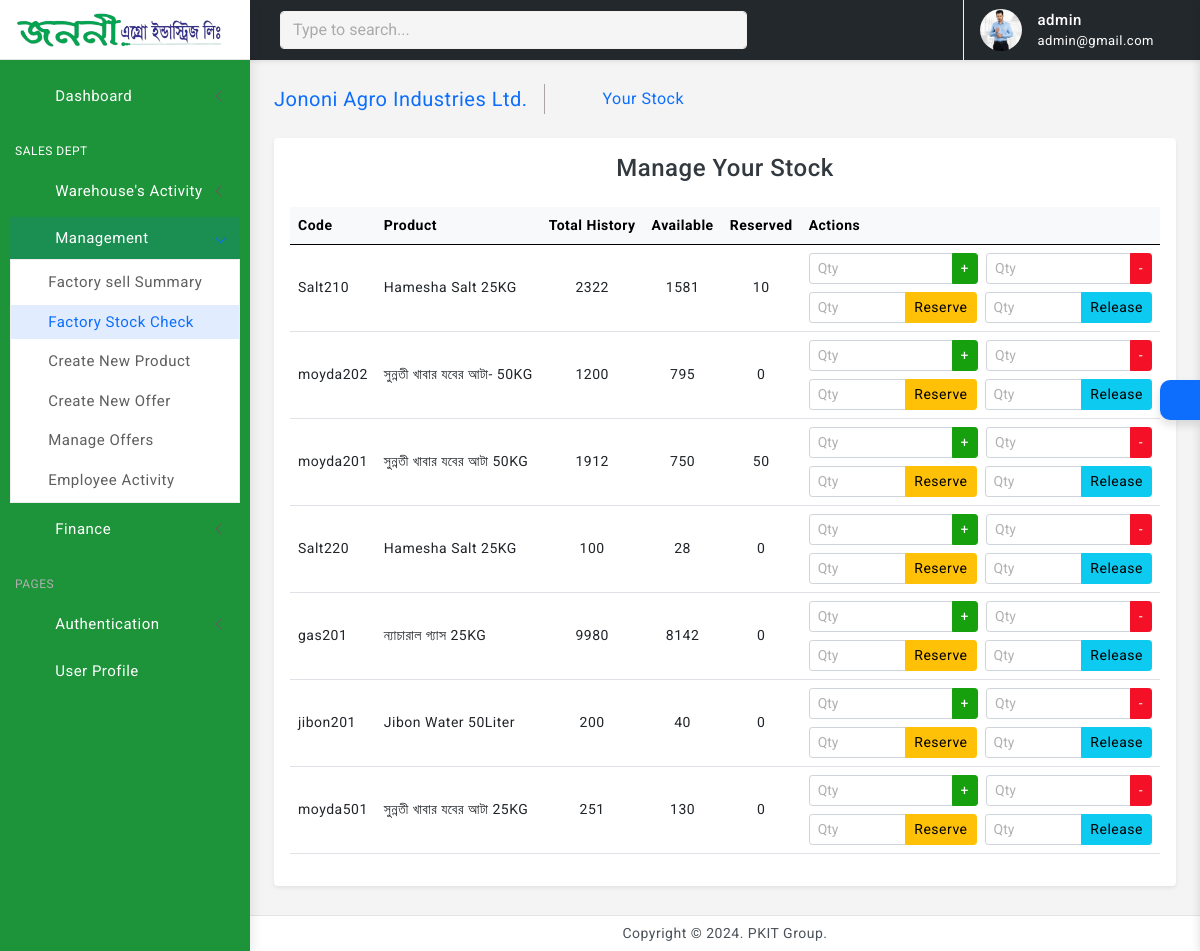
The page /stock/ (signed in) on the database its author committed.
### user/models.py (models this page shows, shortened)
class Profile(models.Model):
    customer = models.OneToOneField(User, on_delete=models.CASCADE)
    address = models.CharField(max_length=200)
    phone = models.CharField(max_length=50)
    image = models.ImageField(default='default.png', upload_to='profile_images')
    nid = models.CharField(max_length=20, unique=True, blank=True, null= True)
    title= models.CharField(max_length=40, blank=True, null= True)
    salary = models.DecimalField(max_digits=10, decimal_places=2, blank=True, null= True)
    joining_date = models.DateField(blank=True, null= True)
    HEAD_OFFICE = 'HEAD_OFFICE'
    FACTORY = 'FACTORY'
    OTHERS='OTHERS'
    JOB_LOCATION_CHOICES = [
        (HEAD_OFFICE, 'Head Office'),
        (FACTORY, 'Factory'),
        (OTHERS, 'others'),
    ]
    job_location = models.CharField(max_length=20, choices=JOB_LOCATION_CHOICES, blank=True, null= True)
    zones = models.ManyToManyField(Zone, blank=True, verbose_name="Dealer Zones")
    products = models.ManyToManyField(Product, blank=True, verbose_name="Dealer Products")

### dashboard/models.py (models this page shows, shortened)
class Stock(models.Model):
    customer = models.ForeignKey(User, on_delete=models.CASCADE, null=True, verbose_name="Customer")
    created_at = models.DateTimeField(auto_now_add=True, verbose_name="Created At")
    updated_at = models.DateTimeField(auto_now=True, verbose_name="Updated At")

class StockItem(models.Model):
    stock = models.ForeignKey(Stock, on_delete=models.CASCADE, related_name="stock_items", verbose_name="Stock")
    product = models.ForeignKey(Product, on_delete=models.CASCADE, verbose_name="Product")
    available_stock = models.PositiveIntegerField(default=0, verbose_name="Available Stock")
    reserved_stock = models.PositiveIntegerField(default=0, verbose_name="Reserved Stock")
    count_stock = models.PositiveIntegerField(default=0, verbose_name="Total Count Stock")
    last_updated = models.DateTimeField(auto_now=True, verbose_name="Last Updated")

class Product(models.Model):
    department = models.ForeignKey(Department, on_delete=models.CASCADE, verbose_name="Dept/Company")
    name = models.CharField(max_length=200, verbose_name="Product Name")
    product_code = models.CharField(max_length=100, unique=True, verbose_name="Product Code")
    product_dp = models.DecimalField(max_digits=10, decimal_places=2, verbose_name="Product DP")
    product_tp = models.DecimalField(max_digits=10, decimal_places=2, verbose_name="Product TP")
    product_mrp = models.DecimalField(max_digits=10, decimal_places=2, verbose_name="Product MRP")
    product_sku = models.CharField(max_length=100, verbose_name="Product SKU")
    product_factor = models.DecimalField(max_digits=10, decimal_places=2, verbose_name="Product Factor")
    product_details = models.TextField(verbose_name="Product Details", blank=True, null=True)
    stock_quantity = models.PositiveIntegerField(null=True, blank= True)

### dashboard/decorators.py (the view)
        def wrapper(request, *args, **kwargs):
            group = None
            if request.user.groups.exists():
                group = request.user.groups.all()[0].name
            if group in allowed_roles:
                return view_func(request, *args, **kwargs)
            else:
                return HttpResponse('You are not authorized to view this page')

### owner/views.py (called while the page is built)
@login_required(login_url='user-login')
@allowed_users(allowed_roles=['Admin'])
def admin_stocks(request):
    stocks = Stock.objects.filter(customer=request.user).prefetch_related('stock_items')
    is_admin = request.user.groups.filter(name='Admin').exists()
    is_finance = request.user.groups.filter(name='Finance').exists()
    context = {
        'stocks': stocks,
        'is_admin': is_admin,
        'is_finance': is_finance,
    }
    return render(request, 'admin/admin_stocks.html', context)

### owner/templates/admin/admin_stocks.html (shortened to what this page needs)
{% extends 'partials/base0.html' %}
{% block content %}
<div class="page-wrapper">
    <div class="page-content">
        <div class="page-breadcrumb d-none d-sm-flex align-items-center mb-4">
            <div class="breadcrumb-title pe-3 text-primary">Jononi Agro Industries Ltd.</div>
            <div class="ps-3">
                <nav aria-label="breadcrumb">
                    <ol class="breadcrumb mb-0 p-0">
                        <li class="breadcrumb-item"><a href="#" class="text-dark"><i class="bx bx-home-alt"></i></a></li>
                        <li class="breadcrumb-item active text-primary" aria-current="page">Your Stock</li>
                    </ol>
                </nav>
            </div>
        </div>
        <div class="card shadow-sm">
            <div class="card-body">
                <h4 class="card-title mb-4 text-center">Manage Your Stock</h4>
                {% if stocks %}
                    <div>
                        {% for stock in stocks %}
                        <div>
                            <div>
                                <div class="table-responsive">
                                    <table class="table table-hover align-middle">
                                        <thead class="table-light">
                                            <tr>
                                                <th>Code</th>
                                                <th>Product</th>
                                                <th class="text-center">Total History</th>
                                                <th class="text-center">Available</th>
                                                <th class="text-center">Reserved</th>
                                                <th>Actions</th>
                                            </tr>
                                        </thead>
                                        <tbody>
                                            {% for item in stock.stock_items.all %}
                                            <tr>
                                                <td>{{ item.product.product_code }}</td>
                                                <td>{{ item.product.name }}</td>
                                                <td class="text-center">{{ item.count_stock }}</td>
                                                <td class="text-center">{{ item.available_stock }}</td>
                                                <td class="text-center">{{ item.reserved_stock }}</td>
                                                <td>
                                                    <div class="d-flex gap-2">
                                                        <form method="POST" action="{% url 'manage_stock' %}" class="d-inline">
                                                            <div class="input-group input-group-sm">
                                                                <input type="number" name="quantity" class="form-control" placeholder="Qty" required>
                                                                <button type="submit" class="btn btn-success">+</button>
                                                            </div>
                                                        </form>
                                                        <form method="POST" action="{% url 'manage_stock' %}" class="d-inline">
                                                            <div class="input-group input-group-sm">
                                                                <input type="number" name="quantity" class="form-control" placeholder="Qty" required>
                                                                <button type="submit" class="btn btn-danger">-</button>
                                                            </div>
                                                        </form>
                                                    </div>
                                                    <div class="d-flex gap-2 mt-2">
                                                        <form method="POST" action="{% url 'manage_stock' %}" class="d-inline">
                                                            <div class="input-group input-group-sm">
                                                                <input type="number" name="quantity" class="form-control" placeholder="Qty" required>
                                                                <button type="submit" class="btn btn-warning">Reserve</button>
                                                            </div>
                                                        </form>
                                                        <form method="POST" action="{% url 'manage_stock' %}" class="d-inline">
                                                            <div class="input-group input-group-sm">
                                                                <input type="number" name="quantity" class="form-control" placeholder="Qty" required>
                                                                <button type="submit" class="btn btn-info">Release</button>
                                                            </div>
                                                        </form>
                                                    </div>
                                                </td>
                                            </tr>
                                            {% endfor %}
                                        </tbody>
                                    </table>
                                </div>
                            </div>
                        </div>
                        {% endfor %}
                    </div>
                {% else %}
                    <p class="text-center text-danger">No stock items available.</p>
                {% endif %}
            </div>
        </div>
    </div>
</div>
{% endblock %}

### templates/partials/base0.html (shortened to what this page needs)
<!doctype html>
<html lang="en">
{% load static %}
<head>
	<link href="{% static 'assets/plugins/vectormap/jquery-jvectormap-2.0.2.css' %}" rel="stylesheet"/>
	<link href="{% static 'assets/plugins/simplebar/css/simplebar.css' %}" rel="stylesheet" />
	<link href="{% static 'assets/plugins/perfect-scrollbar/css/perfect-scrollbar.css' %}" rel="stylesheet" />
	<link href="{% static 'assets/plugins/metismenu/css/metisMenu.min.css' %}" rel="stylesheet" />
	<link href="{% static 'assets/css/pace.min.css' %}" rel="stylesheet" />
	<link href="{% static 'assets/css/bootstrap.min.css' %}" rel="stylesheet">
	<link href="{% static 'assets/css/app.css' %}" rel="stylesheet">
	<link href="{% static 'assets/css/icons.css' %}" rel="stylesheet">
	<link rel="stylesheet" href="{% static 'assets/css/dark-theme.css' %}" />
	<link rel="stylesheet" href="{% static 'assets/css/semi-dark.css' %}" />
	<link rel="stylesheet" href="{% static 'assets/css/header-colors.css' %}" />
		<link rel="stylesheet" href="https://use.fontawesome.com/releases/v5.15.2/css/all.css"
>
</head>
<body>
	<div class="wrapper">
		<div class="sidebar-wrapper" data-simplebar="true" style="background-color: #1d9439; " >
			<div class="sidebar-header">
				<div>
					<a href="{% url 'warehouse-index' %}" class="has-arrow">
						<img src="{% static 'assets/images/logo.png' %}" class="logo-icon" alt="logo icon" style="width: 210px; height: 170;">
					</a>
				</div>
				<div class="toggle-icon ms-auto"><i class='bx bx-arrow-to-left'></i>
				</div>
			</div>
			<ul class="metismenu" id="menu" >
				<li>
					{% if is_admin %}
					<a href="{% url 'home' %}" class="has-arrow">
						<div style="color: #FFFFFF; "class="parent-icon"><i class='bx bx-home-circle'></i>
						</div>
						<div class="menu-title" style="color: #FFFFFF;">Dashboard</div>
					</a>
                    {% endif %}
				</li>
				<li class="menu-label" style="color: #FFFFFF;">Sales Dept</li>
				{% if is_admin %}
				<li>
					<a class="has-arrow" href="javascript:;">
						<div style="color: #FFFFFF; " class="parent-icon"><i class='bx bx-bookmark-heart'></i>
						</div>
						<div class="menu-title" style="color: #FFFFFF;">Warehouse's Activity</div>
					</a>
				</li>
				<li>
					<a class="has-arrow" href="javascript:;">
						<div style="color: #FFFFFF; " class="parent-icon"> <i class="bx bx-donate-blood"></i>
						</div>
						<div class="menu-title" style="color: #FFFFFF;">Management</div>
					</a>
					<ul>
						<li> <a href="{% url 'admin_summary' %}"><i class="bx bx-right-arrow-alt"></i>Factory sell Summary</a>
						<li> <a href="{% url 'admin_stocks' %}"><i class="bx bx-right-arrow-alt"></i>Factory Stock Check</a>
						<li> <a href="{% url 'dashboard-products' %}"><i class="bx bx-right-arrow-alt"></i>Create New Product</a>
						</li>
						<li> <a href="{% url 'offer_create' %}"><i class="bx bx-right-arrow-alt"></i>Create New Offer</a>
						</li>
						<li> <a href="{% url 'offer_list' %}"><i class="bx bx-right-arrow-alt"></i>Manage Offers</a>
						</li>
						<li> <a href="{% url 'dashboard-customers' %}"><i class="bx bx-right-arrow-alt"></i>Employee Activity</a>
						</li>
					</ul>
				</li>
				{% endif %}
				{% if is_finance %}
				<li>
					<a class="has-arrow" href="javascript:;">
						<div style="color: #FFFFFF; " class="parent-icon"><i class='bx bx-message-square-edit'></i>
						</div>
						<div class="menu-title" style="color: #FFFFFF;">Finance</div>
					</a>
				</li>
				{% endif %}
				<li class="menu-label">Pages</li>
				<li>
					<a class="has-arrow" href="javascript:;">
						<div style="color: #FFFFFF; " class="parent-icon"><i class="bx bx-lock"></i>
						</div>
						<div style="color: #FFFFFF; " class="menu-title">Authentication</div>
					</a>
				</li>
				<li>
					<a href="{% url 'user-profile' %}">
						<div style="color: #FFFFFF; " class="parent-icon"><i class="bx bx-user-circle"></i>
						</div>
						<div class="menu-title" style="color: #FFFFFF;">User Profile</div>
					</a>
				</li>
			</ul>
		</div>
		<header>
			<div class="topbar d-flex align-items-center"  style="background-color:#23282c;" >
				<nav class="navbar navbar-expand">
					<div class="search-bar flex-grow-1">
						<div class="position-relative search-bar-box">
							<input type="text" class="form-control search-control" placeholder="Type to search..."> <span class="position-absolute top-50 search-show translate-middle-y"><i class='bx bx-search'></i></span>
						</div>
					</div>
					<div class="top-menu ms-auto">
						<ul class="navbar-nav align-items-center">
							<li class="nav-item dropdown dropdown-large">
								<a style="color: white;" class="nav-link dropdown-toggle dropdown-toggle-nocaret" href="#" role="button" data-bs-toggle="dropdown" aria-expanded="false">	<i class='bx bx-category'></i>
								</a>
							</li>
						</ul>
					</div>
					<div class="user-box dropdown">
						<a class="d-flex align-items-center nav-link dropdown-toggle dropdown-toggle-nocaret" href="#" role="button" data-bs-toggle="dropdown" aria-expanded="false">
							<img src="{{ user.profile.image.url }}" class="user-img" alt="user avatar">
							<div class="user-info ps-3">
								<p style="color: white;" class="user-name mb-0">{{ user.username }}</p>
								<p style="color: white;" class="designattion mb-0">{{ user.email }}</p>
							</div>
						</a>
					</div>
				</nav>
			</div>
		</header>
        {% block content %}
        {% endblock %}
		<footer class="page-footer">
			<p class="mb-0">Copyright © 2024. PKIT Group.</p>
		</footer>
	</div>
	<div class="switcher-wrapper">
		<div class="switcher-btn"> <i class='bx bx-cog bx-spin'></i>
		</div>
	</div>
</body>
</html>

### rows shown on the page
StockItem: product.product_code "Salt210", product.name "Hamesha Salt 25KG", count_stock "2322", available_stock "1581", reserved_stock "10"
StockItem: product.product_code "moyda202", product.name "সুন্নতী খাবার যবের আটা- 50KG", count_stock "1200", available_stock "795", reserved_stock "0"
StockItem: product.product_code "moyda201", product.name "সুন্নতী খাবার যবের আটা 50KG", count_stock "1912", available_stock "750", reserved_stock "50"
StockItem: product.product_code "Salt220", product.name "Hamesha Salt 25KG", count_stock "100", available_stock "28", reserved_stock "0"
StockItem: product.product_code "gas201", product.name "ন্যাচারাল গ্যাস 25KG", count_stock "9980", available_stock "8142", reserved_stock "0"
StockItem: product.product_code "jibon201", product.name "Jibon Water 50Liter", count_stock "200", available_stock "40", reserved_stock "0"
StockItem: product.product_code "moyda501", product.name "সুন্নতী খাবার যবের আটা 25KG", count_stock "251", available_stock "130", reserved_stock "0"

### other values the page prints
{{ user.username }} "admin"
{{ user.email }} "admin@gmail.com"
